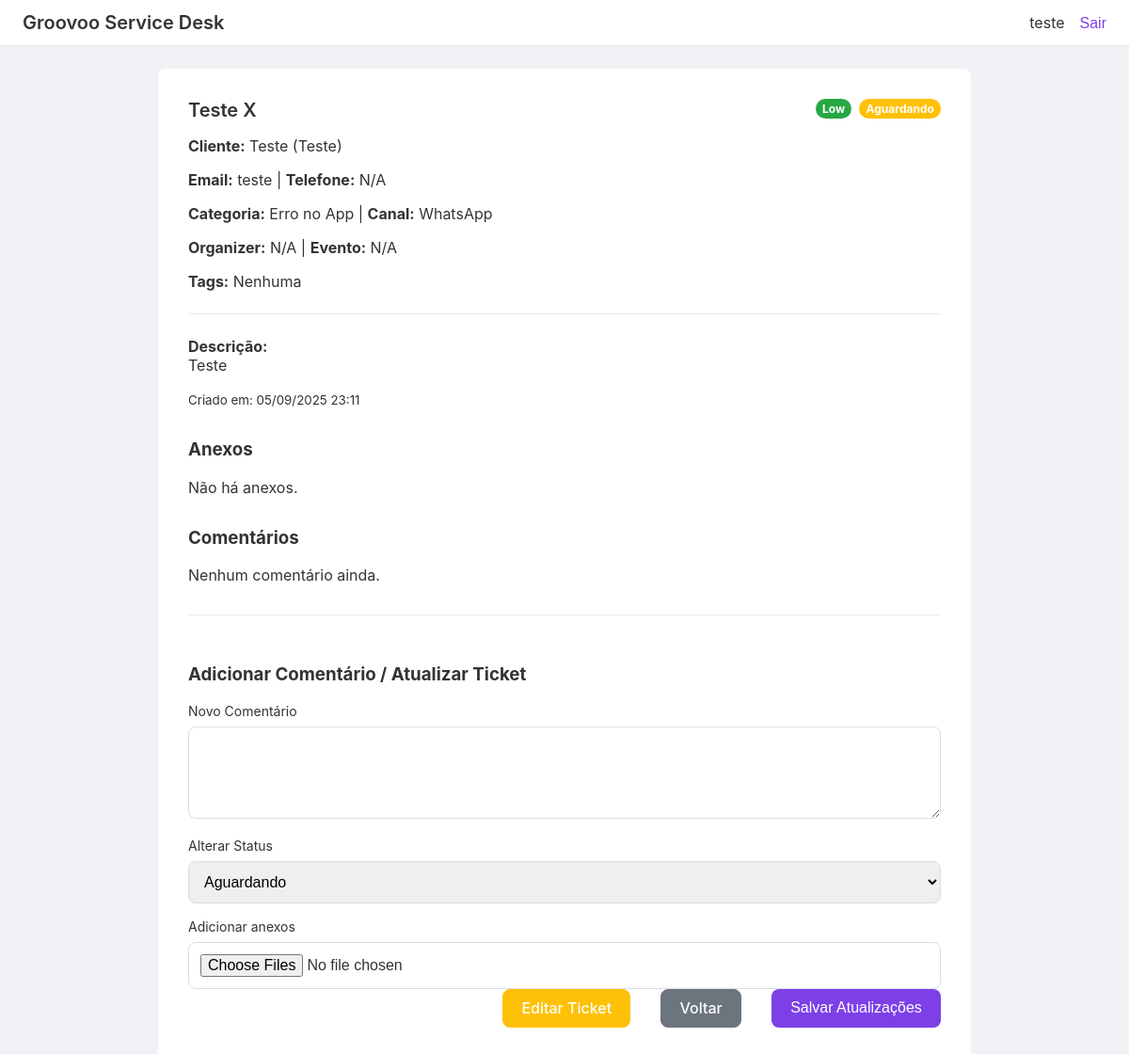
Before: /tickets/3 (signed in) with the older database file.
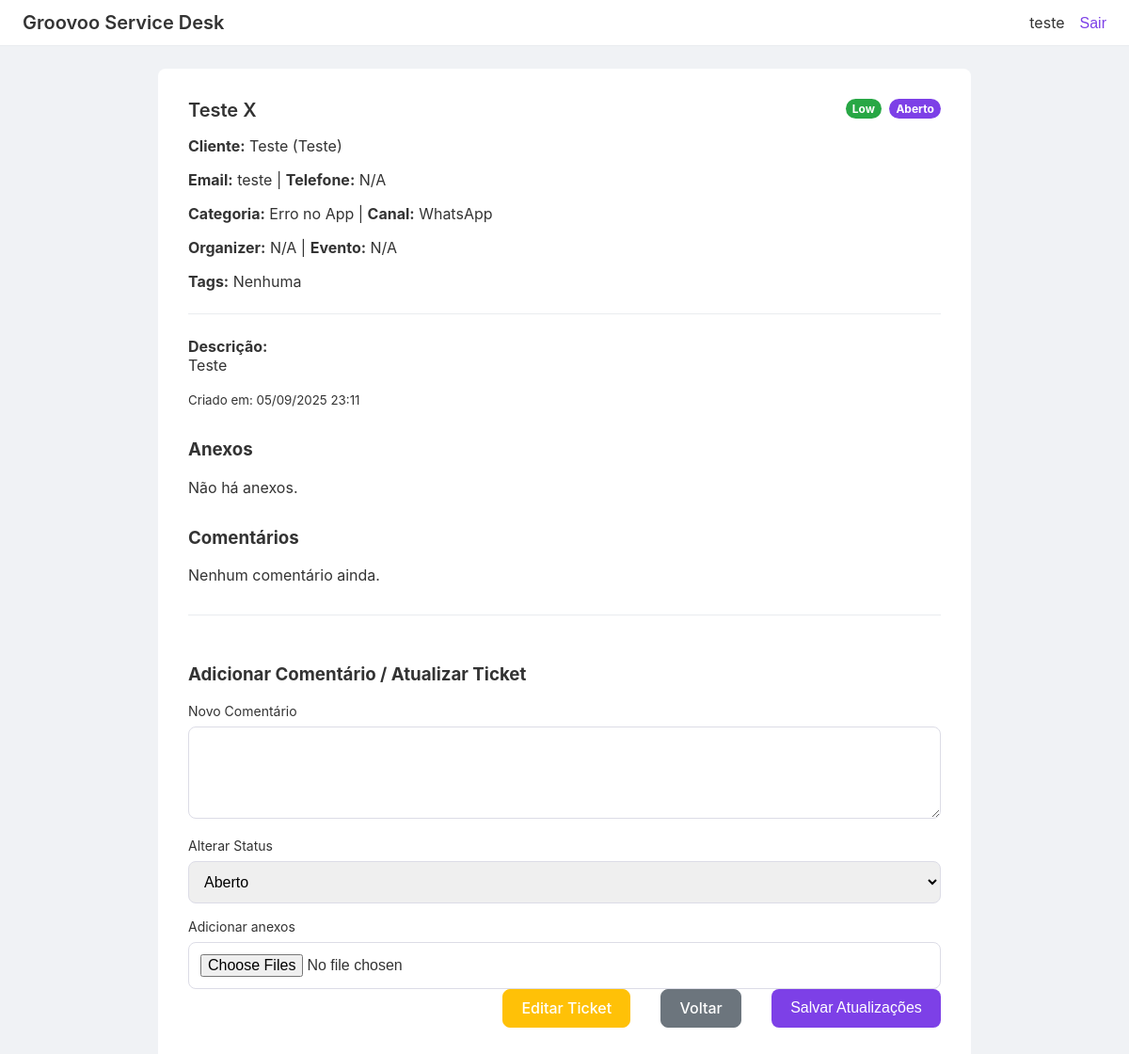
After: the same page with the newer database file.
### app.py (models this page shows, shortened)
class Ticket(db.Model):
    id = db.Column(db.Integer, primary_key=True)
    title = db.Column(db.String(200), nullable=False, default='Ticket sem título')
    priority = db.Column(db.String(20), nullable=False, default='Low')
    tags = db.Column(db.String(200), nullable=True)
    organizer = db.Column(db.String(120), nullable=True)
    event = db.Column(db.String(120), nullable=True)
    email = db.Column(db.String(120), nullable=True)
    telefone = db.Column(db.String(50), nullable=True)
    client_name = db.Column(db.String(120), nullable=False)
    client_contact = db.Column(db.String(120), nullable=False)
    description = db.Column(db.Text, nullable=False)
    channel = db.Column(db.String(50), nullable=False)
    category = db.Column(db.String(50), nullable=False)
    status = db.Column(db.String(20), nullable=False, default='Aberto')
    created_at = db.Column(db.DateTime, default=datetime.utcnow)
    assignee_id = db.Column(db.Integer, db.ForeignKey('user.id'), nullable=False)
    attachments = db.relationship('Attachment', backref='ticket', lazy=True)
    comments = db.relationship('Comment', backref='ticket', lazy=True)

### app.py (the view, shortened to what this page needs)
@app.route('/tickets/<int:ticket_id>', methods=['GET', 'POST'])
@login_required
def ticket_detail(ticket_id: int):
    ticket = Ticket.query.get_or_404(ticket_id)
    if ticket.assignee_id != current_user.id:
        abort(403)
    return render_template('ticket_detail.html', ticket=ticket)

### app.py (called while the page is built)
@login_manager.user_loader
def load_user(user_id: str):
    return User.query.get(int(user_id))

### templates/ticket_detail.html (shortened to what this page needs)
{% extends 'base.html' %}
{% block content %}
<div class="ticket-detail-card" style="max-width: 800px; margin: 0 auto;">
  <div class="card-header">
    <h2 class="card-title">{{ ticket.title }}</h2>
    <div class="badges">
        <span class="priority-badge priority-{{ ticket.priority | lower }}">{{ ticket.priority }}</span>
        <span class="status-badge status-{{ ticket.status | lower }}">{{ ticket.status }}</span>
    </div>
  </div>
  <div class="card-body">
    <p><strong>Cliente:</strong> {{ ticket.client_name }} ({{ ticket.client_contact }})</p>
    <p><strong>Email:</strong> {{ ticket.email or 'N/A' }} | <strong>Telefone:</strong> {{ ticket.telefone or 'N/A' }}</p>
    <p><strong>Categoria:</strong> {{ ticket.category }} | <strong>Canal:</strong> {{ ticket.channel }}</p>
    <p><strong>Organizer:</strong> {{ ticket.organizer or 'N/A' }} | <strong>Evento:</strong> {{ ticket.event or 'N/A' }}</p>
    <p><strong>Tags:</strong> {{ ticket.tags or 'Nenhuma' }}</p>
    <hr style="border: none; border-top: 1px solid var(--border-color); margin: 1.5rem 0;">
    <p><strong>Descrição:</strong><br>{{ ticket.description | replace('\n', '<br>') | safe }}</p>
    <p><small>Criado em: {{ ticket.created_at.strftime('%d/%m/%Y %H:%M') }}</small></p>
  </div>
  <div style="margin-top: 2rem;">
    <h3>Anexos</h3>
    {% if ticket.attachments %}
      <ul>
      {% for att in ticket.attachments %}
        <li><a href="{{ url_for('static', filename='uploads/' + att.filepath) }}" target="_blank">{{ att.filename }}</a></li>
      {% endfor %}
      </ul>
    {% else %}
      <p>Não há anexos.</p>
    {% endif %}
  </div>
  <div style="margin-top: 2rem;">
    <h3>Comentários</h3>
    {% if ticket.comments %}
      <ul style="list-style: none; padding: 0;">
      {% for comment in ticket.comments %}
        <li style="border-top: 1px solid var(--border-color); padding: 1rem 0;">
          <strong>{{ comment.author.username }}</strong> <small>({{ comment.timestamp.strftime('%d/%m/%Y %H:%M') }})</small>:<br>
          <p style="margin-top: 0.5rem;">{{ comment.content | replace('\n', '<br>') | safe }}</p>
        </li>
      {% endfor %}
      </ul>
    {% else %}
      <p>Nenhum comentário ainda.</p>
    {% endif %}
  </div>
  <div style="margin-top: 2rem; border-top: 1px solid var(--border-color); padding-top: 2rem;">
    <h3>Adicionar Comentário / Atualizar Ticket</h3>
    <form method="post" enctype="multipart/form-data">
      <div class="form-group">
        <label for="comment">Novo Comentário</label>
        <textarea name="comment" rows="4"></textarea>
      </div>
      <div class="form-group">
        <label for="status">Alterar Status</label>
        <select name="status" id="status">
          {% for s in ['Aberto', 'Aguardando', 'Resolvido', 'Fechado'] %}
          <option value="{{ s }}" {% if ticket.status == s %}selected{% endif %}>{{ s }}</option>
          {% endfor %}
        </select>
      </div>
      <div class="form-group">
          <label for="attachments">Adicionar anexos</label>
          <input type="file" id="attachments" name="attachments" multiple>
      <div style="display: flex; justify-content: flex-end; gap: 2rem;">
        <a href="{{ url_for('edit_ticket', ticket_id=ticket.id) }}" class="btn btn-primary" style="background-color: #ffc107; border-color: #ffc107;">Editar Ticket</a>
        <a href="{{ url_for('dashboard') }}" class="btn btn-secondary">Voltar</a>
        <button type="submit" class="btn btn-primary">Salvar Atualizações</button>
      </div>
    </form>
  </div>
</div>
{% endblock %}

Changed rows visible on the page:
changed Ticket "Teste X": status "Aguardando" → "Aberto"
